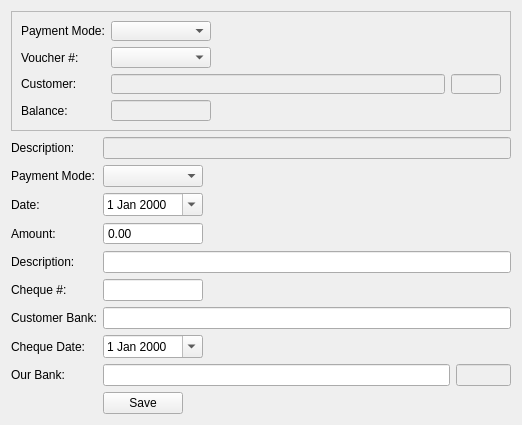
<?xml version="1.0" encoding="UTF-8"?>
<ui version="4.0">
 <class>ChequePurchieEncashed</class>
 <widget class="QWidget" name="ChequePurchieEncashed">
  <property name="geometry">
   <rect>
    <x>0</x>
    <y>0</y>
    <width>518</width>
    <height>423</height>
   </rect>
  </property>
  <property name="maximumSize">
   <size>
    <width>16777215</width>
    <height>16777215</height>
   </size>
  </property>
  <property name="windowTitle">
   <string>Form</string>
  </property>
  <layout class="QGridLayout" name="gridLayout_2">
   <item row="0" column="0">
    <widget class="QFrame" name="frame">
     <property name="minimumSize">
      <size>
       <width>500</width>
       <height>120</height>
      </size>
     </property>
     <property name="maximumSize">
      <size>
       <width>500</width>
       <height>120</height>
      </size>
     </property>
     <property name="frameShape">
      <enum>QFrame::StyledPanel</enum>
     </property>
     <property name="frameShadow">
      <enum>QFrame::Raised</enum>
     </property>
     <layout class="QFormLayout" name="formLayout_2">
      <item row="0" column="0">
       <widget class="QLabel" name="label">
        <property name="text">
         <string>Payment Mode:</string>
        </property>
       </widget>
      </item>
      <item row="0" column="1">
       <widget class="QComboBox" name="paymeth">
        <property name="minimumSize">
         <size>
          <width>100</width>
          <height>0</height>
         </size>
        </property>
        <property name="maximumSize">
         <size>
          <width>100</width>
          <height>16777215</height>
         </size>
        </property>
       </widget>
      </item>
      <item row="1" column="0">
       <widget class="QLabel" name="label_2">
        <property name="text">
         <string>Voucher #:</string>
        </property>
       </widget>
      </item>
      <item row="1" column="1">
       <widget class="QComboBox" name="voucherno">
        <property name="minimumSize">
         <size>
          <width>100</width>
          <height>0</height>
         </size>
        </property>
        <property name="maximumSize">
         <size>
          <width>100</width>
          <height>16777215</height>
         </size>
        </property>
       </widget>
      </item>
      <item row="2" column="0">
       <widget class="QLabel" name="label_3">
        <property name="text">
         <string>Customer:</string>
        </property>
       </widget>
      </item>
      <item row="2" column="1">
       <layout class="QHBoxLayout" name="horizontalLayout">
        <item>
         <widget class="QLineEdit" name="customername">
          <property name="enabled">
           <bool>false</bool>
          </property>
          <property name="minimumSize">
           <size>
            <width>300</width>
            <height>0</height>
           </size>
          </property>
         </widget>
        </item>
        <item>
         <widget class="QLineEdit" name="customerid">
          <property name="enabled">
           <bool>false</bool>
          </property>
          <property name="maximumSize">
           <size>
            <width>50</width>
            <height>16777215</height>
           </size>
          </property>
         </widget>
        </item>
       </layout>
      </item>
      <item row="3" column="0">
       <widget class="QLabel" name="label_4">
        <property name="maximumSize">
         <size>
          <width>100</width>
          <height>16777215</height>
         </size>
        </property>
        <property name="text">
         <string>Balance:</string>
        </property>
       </widget>
      </item>
      <item row="3" column="1">
       <widget class="QLineEdit" name="balance">
        <property name="enabled">
         <bool>false</bool>
        </property>
        <property name="minimumSize">
         <size>
          <width>100</width>
          <height>0</height>
         </size>
        </property>
        <property name="maximumSize">
         <size>
          <width>100</width>
          <height>16777215</height>
         </size>
        </property>
       </widget>
      </item>
     </layout>
    </widget>
   </item>
   <item row="1" column="0">
    <widget class="QFrame" name="frame_3">
     <property name="maximumSize">
      <size>
       <width>500</width>
       <height>16777215</height>
      </size>
     </property>
     <property name="frameShape">
      <enum>QFrame::NoFrame</enum>
     </property>
     <property name="frameShadow">
      <enum>QFrame::Raised</enum>
     </property>
     <layout class="QHBoxLayout" name="horizontalLayout_3">
      <property name="leftMargin">
       <number>0</number>
      </property>
      <property name="topMargin">
       <number>0</number>
      </property>
      <property name="rightMargin">
       <number>0</number>
      </property>
      <property name="bottomMargin">
       <number>0</number>
      </property>
      <item>
       <widget class="QFrame" name="frame_2">
        <property name="minimumSize">
         <size>
          <width>500</width>
          <height>0</height>
         </size>
        </property>
        <property name="maximumSize">
         <size>
          <width>500</width>
          <height>16777215</height>
         </size>
        </property>
        <property name="frameShape">
         <enum>QFrame::NoFrame</enum>
        </property>
        <property name="frameShadow">
         <enum>QFrame::Raised</enum>
        </property>
        <layout class="QFormLayout" name="formLayout">
         <property name="leftMargin">
          <number>0</number>
         </property>
         <property name="topMargin">
          <number>0</number>
         </property>
         <property name="rightMargin">
          <number>0</number>
         </property>
         <property name="bottomMargin">
          <number>0</number>
         </property>
         <item row="0" column="0">
          <widget class="QLabel" name="label_5">
           <property name="text">
            <string>Description:</string>
           </property>
          </widget>
         </item>
         <item row="0" column="1">
          <widget class="QLineEdit" name="desc">
           <property name="enabled">
            <bool>false</bool>
           </property>
          </widget>
         </item>
         <item row="1" column="0">
          <widget class="QLabel" name="label_6">
           <property name="text">
            <string>Payment Mode:</string>
           </property>
          </widget>
         </item>
         <item row="1" column="1">
          <widget class="QComboBox" name="method">
           <property name="maximumSize">
            <size>
             <width>100</width>
             <height>16777215</height>
            </size>
           </property>
          </widget>
         </item>
         <item row="2" column="0">
          <widget class="QLabel" name="label_7">
           <property name="text">
            <string>Date:</string>
           </property>
          </widget>
         </item>
         <item row="2" column="1">
          <widget class="QDateEdit" name="recievedate">
           <property name="maximumSize">
            <size>
             <width>100</width>
             <height>16777215</height>
            </size>
           </property>
           <property name="calendarPopup">
            <bool>true</bool>
           </property>
          </widget>
         </item>
         <item row="3" column="0">
          <widget class="QLabel" name="label_8">
           <property name="text">
            <string>Amount:</string>
           </property>
          </widget>
         </item>
         <item row="3" column="1">
          <widget class="QDoubleSpinBox" name="ammt">
           <property name="maximumSize">
            <size>
             <width>100</width>
             <height>16777215</height>
            </size>
           </property>
           <property name="buttonSymbols">
            <enum>QAbstractSpinBox::NoButtons</enum>
           </property>
           <property name="maximum">
            <double>9999999999999.000000000000000</double>
           </property>
          </widget>
         </item>
         <item row="4" column="0">
          <widget class="QLabel" name="label_9">
           <property name="text">
            <string>Description:</string>
           </property>
          </widget>
         </item>
         <item row="4" column="1">
          <widget class="QLineEdit" name="desc2"/>
         </item>
         <item row="5" column="0">
          <widget class="QLabel" name="lbl_checkNum">
           <property name="text">
            <string>Cheque #:</string>
           </property>
          </widget>
         </item>
         <item row="5" column="1">
          <widget class="QLineEdit" name="checkNum">
           <property name="maximumSize">
            <size>
             <width>100</width>
             <height>16777215</height>
            </size>
           </property>
          </widget>
         </item>
         <item row="6" column="0">
          <widget class="QLabel" name="lbl_bank">
           <property name="text">
            <string>Customer Bank:</string>
           </property>
          </widget>
         </item>
         <item row="6" column="1">
          <widget class="QLineEdit" name="bank"/>
         </item>
         <item row="7" column="0">
          <widget class="QLabel" name="lbl_duedate">
           <property name="text">
            <string>Cheque Date:</string>
           </property>
          </widget>
         </item>
         <item row="7" column="1">
          <widget class="QDateEdit" name="duedate">
           <property name="maximumSize">
            <size>
             <width>100</width>
             <height>16777215</height>
            </size>
           </property>
           <property name="calendarPopup">
            <bool>true</bool>
           </property>
          </widget>
         </item>
         <item row="9" column="0">
          <widget class="QLabel" name="lbl_deposit">
           <property name="text">
            <string>Our Bank:</string>
           </property>
          </widget>
         </item>
         <item row="9" column="1">
          <layout class="QHBoxLayout" name="horizontalLayout_2">
           <item>
            <widget class="QLineEdit" name="depositdescription"/>
           </item>
           <item>
            <widget class="QLineEdit" name="deposit">
             <property name="enabled">
              <bool>false</bool>
             </property>
             <property name="maximumSize">
              <size>
               <width>55</width>
               <height>16777215</height>
              </size>
             </property>
            </widget>
           </item>
          </layout>
         </item>
         <item row="10" column="1">
          <widget class="QPushButton" name="saveButton">
           <property name="maximumSize">
            <size>
             <width>80</width>
             <height>16777215</height>
            </size>
           </property>
           <property name="text">
            <string>Save</string>
           </property>
          </widget>
         </item>
        </layout>
       </widget>
      </item>
     </layout>
    </widget>
   </item>
  </layout>
 </widget>
 <resources/>
 <connections/>
</ui>
